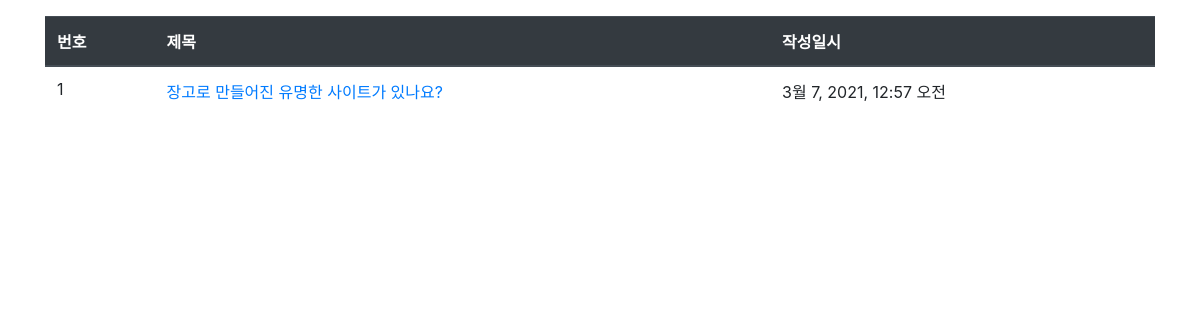
The page /pybo/ on the database as committed earlier.
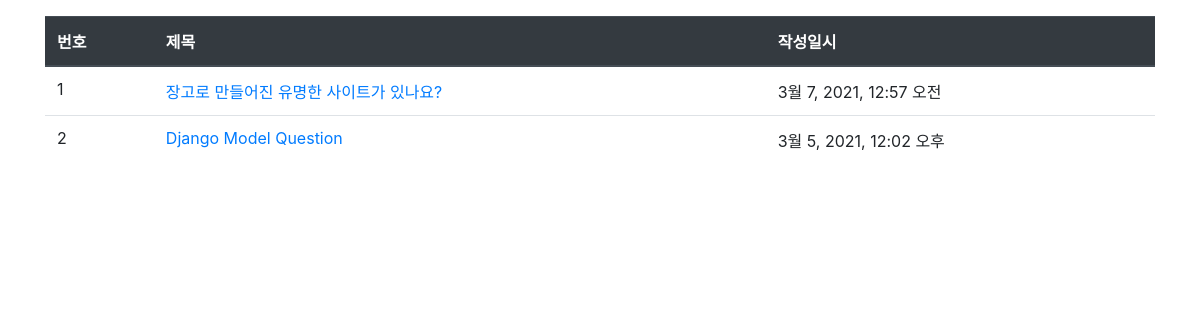
The same page on the database as committed later.
### pybo/models.py (models this page shows, shortened)
class Question(models.Model):
    subject = models.CharField(max_length=200)
    content = models.TextField()
    create_date = models.DateTimeField()

### pybo/views.py (the view)
# urls.py: path('', views.index, name = 'index'), # == path('', views.IndexView.as_view()),
def index(request):
    question_list = Question.objects.order_by('-create_date')
    context = {'question_list': question_list}
    return render(request, 'pybo/question_list.html', context)

### templates/pybo/question_list.html (shortened to what this page needs)
<!-- 스태틱 파일을 사용하기위해 템플릿 파일 맨 위에 {% load static %} 태그를 삽입하고,
	link 엘리먼트 href 속성에 {% static 'bootstrap.min.css' %}를 적자. -->
{% load static %}
<link rel="stylesheet" type="text/css" href="{% static 'bootstrap.min.css' %}" />
<div class="container my-3">
	<table class="table">
		<thead>
			<tr class="thead-dark">
				<th>번호</th>
				<th>제목</th>
				<th>작성일시</th>
			</tr>
		</thead>
		<tbody>
			{% if question_list %} {% for question in question_list %}
			<tr>
				<td>{{ forloop.counter }}</td>
				<td>
					<a href="{% url 'pybo:detail' question.id %}">{{ question.subject }}</a>
				</td>
				<td>{{ question.create_date }}</td>
			</tr>
			{% endfor %} {% else %}
			<tr>
				<td colspan="3">질문이 없습니다.</td>
			</tr>
			{% endif %}
		</tbody>
	</table>
</div>

Rows that differ between the two databases and show on the page:
added Question: subject "Django Model Question", create_date "3월 5, 2021, 12:02 오후"
